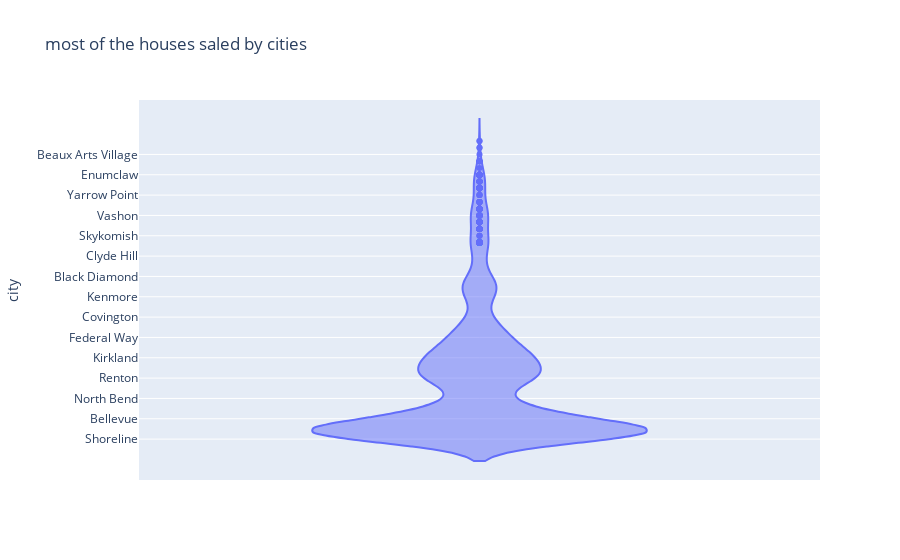

Source (notebook cell):
### Markdown cell above
* Clusters of houses: Peaks in the histogram show where the majority of properties fall in terms of living area.
* Larger homes are rare: If the right tail is sparse, large houses (e.g., 4,000+ sqft) are uncommon in the dataset.
* Useful for pricing: Developers or agents can prioritize houses in the common ranges when estimating demand or market value.
* A peak around 1,500–2,000 sqft: This means most homes in the dataset have modest living areas typical of suburban homes.

### Code cell
# violin plot for city distribution
# The Y-axis represents the different cities in your dataset. Each unique city is plotted as a category along this axis.
# Like a box plot, the violin plot shows the median (central line) and the interquartile range (the width of the box), giving you insights into the spread and central tendency of the data for each city.
# The width of each violin at different y-values shows where the data is most concentrated for each city. For example, if one city’s violin is much wider than another's at a specific value, it means that city has more properties with that value.

p=px.violin(df_cleaned,y="city",title="most of the houses saled by cities")
p.show()

### Figure 1 — Plotly figure (JSON) as saved in the notebook; plotly's stock layout.template omitted (floating-point values rounded to 4 significant figures; data arrays with more than 128 entries replaced by an {"elided": "..."} marker saying what was removed)
{"data": [{"alignmentgroup": "True", "box": {"visible": false}, "hovertemplate": "city=%{y}<extra></extra>", "legendgroup": "", "marker": {"color": "#636efa"}, "name": "", "offsetgroup": "", "orientation": "v", "scalegroup": "True", "showlegend": false, "type": "violin", "x0": " ", "xaxis": "x", "y": {"elided": "4368 str values"}, "y0": " ", "yaxis": "y"}], "layout": {"autosize": true, "legend": {"tracegroupgap": 0}, "title": {"text": "most of the houses saled by cities"}, "violinmode": "group", "xaxis": {"anchor": "y", "autorange": true, "domain": [0, 1], "range": [-0.5, 0.5], "type": "category"}, "yaxis": {"anchor": "x", "autorange": true, "domain": [0, 1], "range": [-6.034, 50.03], "title": {"text": "city"}, "type": "category"}}}
